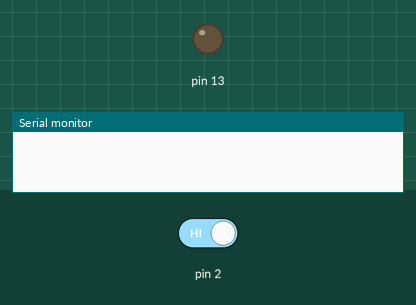
Bench run of a sketch on a simulated Arduino Uno, built with avr-gcc and run on an emulated ATmega328P. On the bench: output pins drawn as LEDs (lit = HIGH), the last lines printed to the serial monitor. Inputs (shaded band) come from the test bench; at power-on: pin 2 HIGH.

Above: at 2.8 s.
2.9 s: pin 2 driven LOW
At 4.2 s:
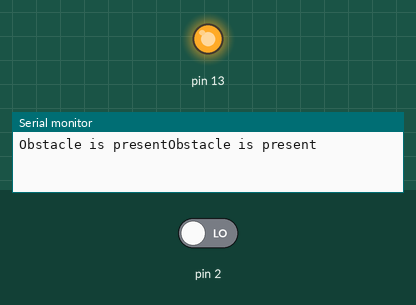
4.5 s: pin 2 driven HIGH
At 5.9 s:
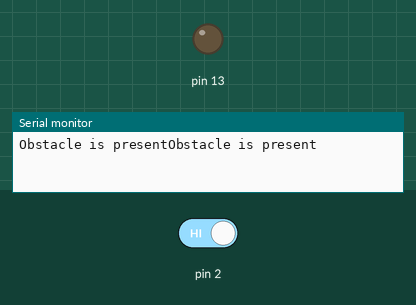
Timing chart, 0 to 7.5 s (numbered marks = the images above; inputs shaded):
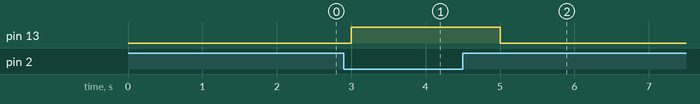

The sketch:

Obstacle-Sensor.ino
```cpp
int obstacle_pres=0;
void setup() {
  pinMode(2, INPUT);
  pinMode(13, OUTPUT);
  Serial.begin(9600);
}

void loop() {
  obstacle_pres = digitalRead(2);
  if (obstacle_pres == LOW)
  {
     Serial.print("Obstacle is present");
     digitalWrite(13,HIGH);
  }
  else
  {
     digitalWrite(13,LOW);
  }
  delay(1000);  
}
```

Measured:
- after the input at 2.9 s, pin 13: LOW → HIGH after 0.10 s
- after the input at 4.5 s, pin 13: HIGH → LOW after 0.50 s
